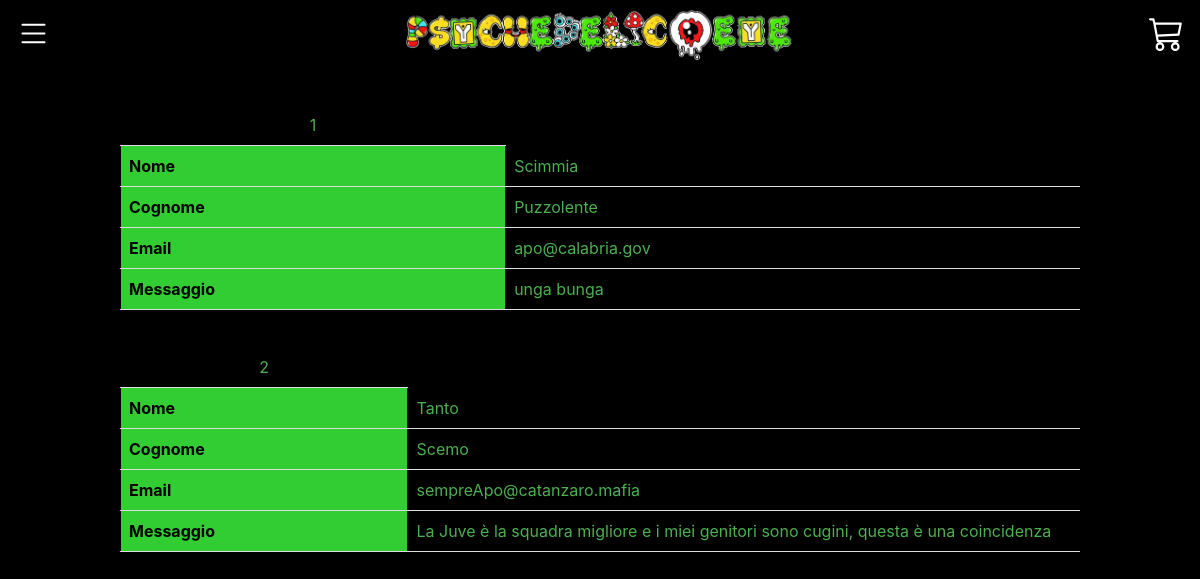
Page /vediRichieste.php (signed in) on the committed database.
### tables this page shows
CREATE TABLE `contatto` (
  `idForm` int NOT NULL,
  `nome` varchar(255) NOT NULL,
  `cognome` varchar(255) NOT NULL,
  `messaggio` varchar(255) NOT NULL,
  `email` varchar(255) NOT NULL
);

### vediRichieste.php (the view, shortened to what this page needs)
<!DOCTYPE html>
<html lang="en">
  <head>
    <link
      rel="stylesheet"
      href="https://cdn.jsdelivr.net/npm/bootstrap@4.6.2/dist/css/bootstrap.min.css"
    />
    <link rel="stylesheet" href="mystylee.css" type="text/css" />
  </head>
  <body>
  <nav class="navbar" style="background-color: black; ">
      <span onclick="openNav()">
      </span>
        <a href="index.php">
          <img src="images/logo.png" class="logo" >
          </a>
        <a href="cart.php">
        </a>
    </nav>
    <center>
    <?php
    if(isset($_SESSION["idUtente"])){
        ?>
      <?php
      require_once('connessione.php');
      $result = $mysql->query("SELECT idForm, nome, cognome, email, messaggio
      FROM contatto");
      if ($result->num_rows > 0) {
        while ($row = $result->fetch_assoc()) {
          $idForm = $row['idForm'];
          $nome = $row['nome'];
          $cognome = $row['cognome'];
          $email = $row['email'];
          $messaggio = $row['messaggio'];
          ?>
<table><tr><td style="color: #4CAF50; text-align: center;"><?php echo $idForm; ?></td></tr>
        <tr>
          <th>Nome</th>
          <td style="color: #4CAF50;"><?php echo $nome; ?></td>
        </tr>
        <tr>
          <th>Cognome</th>
          <td style="color: #4CAF50;"><?php echo $cognome; ?></td>
        </tr>
        <tr>
          <th>Email</th>
          <td style="color: #4CAF50;"><?php echo $email; ?></td>
        </tr>
        <tr>
          <th>Messaggio</th>
          <td style="color: #4CAF50;"><?php echo $messaggio; ?></td>
        </tr>
      </table>
        <?php
        }
      } else {
        ?>
        <p style="color:red">Non ci sono prodotti nel carrello per ora</p>
      <?php
      }
      ?>
 <?php }else{
    $_SESSION["err"] = 6;
    header("Location:./accesso.php");
}?>
 </center>
    </body>
    </html>
</html>

### mystylee.css (style rules this page uses)
body { background-color: black; }
.logo { margin-left: 17%; width: 65%; height: auto; }
@media only screen and (max-width: 1350px) { .logo { width: 390px; margin-left: 0; } }
table, th, td, tr { border: 1px solid black; border-collapse: collapse; }
table { width: 800px; }
th, td { height: 20px; width: 70px; }
a { text-decoration: none; color: inherit; }

### vediRichieste.php (style rules this page uses)
table { border-collapse: collapse; width: 80%; margin-left: auto; margin-right: auto; margin-top: 3%; }
th, td { padding: 8px; text-align: left; border-bottom: 1px solid #ddd; }
th { background-color: limegreen; color: black; }

### rows in the picture
contatto: idForm "1", nome "Scimmia", cognome "Puzzolente", email "apo@calabria.gov", messaggio "unga bunga"
contatto: idForm "2", nome "Tanto", cognome "Scemo", email "sempreApo@catanzaro.mafia", messaggio "La Juve è la squadra migliore e i miei genitori sono cugini, questa è una coincidenza"
